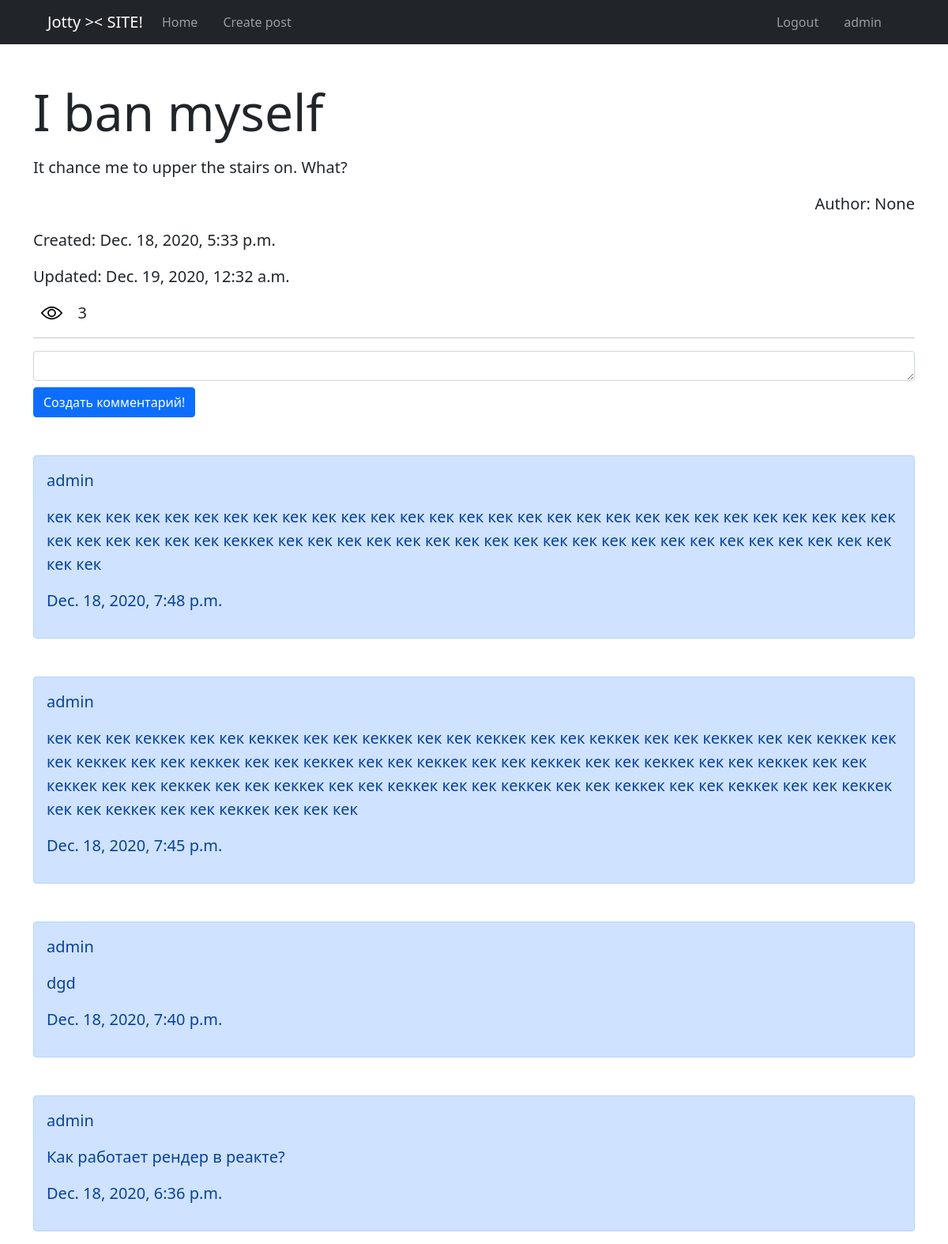
The app's page /9 (signed in) with its own data.
### blog/models.py (models this page shows, shortened)
class Post(models.Model):
    title = models.CharField(
        max_length=255, default="Default title"
    )
    content = models.TextField(default="Default content")
    created_at = models.DateTimeField(auto_now_add=True)
    updated_at = models.DateTimeField(auto_now=True)
    views = models.IntegerField(default=0)
    is_published = models.BooleanField(default=False)
    author = models.ForeignKey(
        User,
        on_delete=models.SET_NULL,
        unique=False,
        null=True,
        default=None
    )
    class Meta:
        verbose_name = "Пост"
        verbose_name_plural = "Посты"

class Comment(models.Model):
    author = models.ForeignKey(User, on_delete=models.CASCADE)
    post = models.ForeignKey('Post', on_delete=models.CASCADE, null=False)
    text = models.TextField()
    created_at = models.DateTimeField(auto_now_add=True)
    class Meta:
        verbose_name = "Комментарий"
        verbose_name_plural = "Комментарии"

### blog/views.py (the view, shortened to what this page needs)
# urls.py: path('<int:pk>', DetailPost.as_view(), name="detail"),
class DetailPost(FormMixin, DetailView):
    template_name = "blog/detail.html"
    model = Post
    form_class = CreateComment
    def get_queryset(self):
        return super(DetailPost, self).get_queryset().filter(is_published=True)
    def get_context_data(self, **kwargs):
        data = super().get_context_data(**kwargs)
        data['comments'] = Comment.objects.filter(post=kwargs['object'].id).order_by('-created_at')
        data['is_authed'] = self.request.user.is_authenticated
        data['form'] = self.get_form()
        return data
    def get(self, request, *args, **kwargs):
        post_object = self.get_object()
        post_object.views += 1
        post_object.save()
        return super().get(request, *args, **kwargs)

### blog/forms.py
class CreateComment(forms.ModelForm):
    def __init__(self, *args, **kwargs):
        super().__init__(*args, **kwargs)
        for visible in self.visible_fields():
            visible.field.widget.attrs['class'] = 'form-control'
            visible.field.widget.attrs['rows'] = '1'
            visible.field.widget.attrs['style'] = 'resize: vertical'
    class Meta:
        model = Comment
        fields = ['text', ]

### templates/blog/detail.html (shortened to what this page needs)
{% extends 'base.html' %}
{% load static %}
{% block content %}
    <div class="container mt-5">
        <h1 class="display-3 mt-3">{{ post.title }}</h1>
        <p class="lead mt-3">{{ post.content }}</p>
        <p class="lead mt-3 text-end">Author: {{ post.author }}</p>
        <p class="lead mt-3">Created: {{ post.created_at }}</p>
        <p class="lead mt-3">Updated: {{ post.updated_at }}</p>
        <div class="d-flex align-items-center" style="width: 7%; justify-content: space-around">
            <img src="{% static 'view.svg' %}" alt="View image" style="width: 34%">
            <span style="font-size: 20px">{{ post.views }}</span>
        </div>
        <hr>
        {% if is_authed %}
        <div class="create-comment">
            <form method="post">
                {% for field in form %}
                    {{ field }}
                {% endfor %}
                <input type="submit" value="Создать комментарий!" class="btn btn-primary mt-2">
            </form>
        </div>
        {% endif %}
        <div class="comments mt-5">
            {% for comment in comments %}
                <div class="comment alert alert-primary mt-5" role="alert">
                        <p class="lead" style="font-size: 20px">{{ comment.author }}</p>
                        <p class="lead" style="font-size: 20px">{{ comment.text }}</p>
                        <p class="lead" style="font-size: 20px">{{ comment.created_at }}</p>
                </div>
            {% endfor %}
        </div>
    </div>
{% endblock %}

### templates/base.html (shortened to what this page needs)
<!doctype html>
<html lang="en">
<head>
    <link href="https://cdn.jsdelivr.net/npm/bootstrap@5.0.0-beta1/dist/css/bootstrap.min.css" rel="stylesheet">
</head>
<body>
    <nav class="navbar navbar-expand-lg navbar-dark bg-dark px-5">
        <div class="collapse navbar-collapse d-flex container" id="navbarSupportedContent">
            <a href="{% url 'blog:list' %}" class="navbar-brand d-flex flex-row">Jotty >< SITE!</a>
            <ul class="navbar-nav mr-auto" style="flex-direction: row; flex: 1;">
                <li class="nav-item active">
                    <a class="nav-link {% if not request.user.is_authenticated %} px-4 {% endif %}" href="{% url 'blog:list' %}">Home</a>
                </li>
                {% if request.user.is_authenticated %}
                <li class="nav-item active">
                    <a class="nav-link px-4" href="{% url 'blog:create' %}">Create post</a>
                </li>
                {% endif %}
            </ul>
            <ul class="navbar-nav mr-auto d-flex" style="flex-direction: row-reverse;">
                {% if request.user.is_authenticated %}
                    <li class="nav-item active"><span class="nav-link px-4">{{ request.user.username }}</span></li>
                    <li class="nav-item active">
                        <a href="{% url 'accounts:logout' %}" class="nav-link">Logout</a>
                    </li>
                {% endif %}
            </ul>
        </div>
    </nav>
    {% block content %}
    {% endblock %}
</body>
</html>

### records on screen
Post: title "I ban myself", content "It chance me to upper the stairs on. What?", author "None", created_at "Dec. 18, 2020, 5:33 p.m.", updated_at "Dec. 19, 2020, 12:32 a.m.", views "3"
Comment: author "admin", text "кек кек кек кек кек кек кек кек кек кек кек кек кек кек кек кек кек кек кек кек кек кек кек кек кек кек кек кек кек кек кек кек кек кек кек кеккек кек кек кек кек кек кек кек кек кек кек кек кек кек кек кек кек кек кек кек кек кек кек кек", created_at "Dec. 18, 2020, 7:48 p.m."
Comment: author "admin", text "кек кек кек кеккек кек кек кеккек кек кек кеккек кек кек кеккек кек кек кеккек кек кек кеккек кек кек кеккек кек кек кеккек кек кек кеккек кек кек кеккек кек кек кеккек кек кек кеккек кек кек кеккек кек кек кеккек кек кек кеккек кек кек кеккек кек кек кеккек кек кек кеккек кек кек кеккек кек кек кеккек кек кек кеккек кек кек кеккек кек кек кеккек кек кек кеккек кек кек кек", created_at "Dec. 18, 2020, 7:45 p.m."
Comment: author "admin", text "dgd", created_at "Dec. 18, 2020, 7:40 p.m."
Comment: author "admin", text "Как работает рендер в реакте?", created_at "Dec. 18, 2020, 6:36 p.m."

### other values on screen
{{ request.user.username }} "admin"
